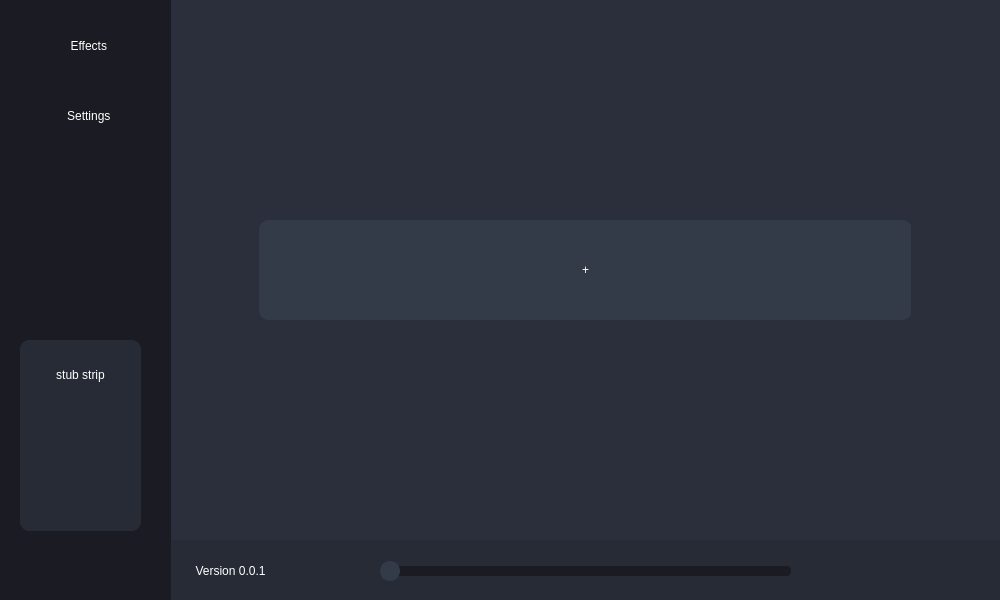
<?xml version="1.0" encoding="UTF-8"?>
<ui version="4.0">
 <author>Milan338</author>
 <class>Form</class>
 <widget class="QWidget" name="Form">
  <property name="geometry">
   <rect>
    <x>0</x>
    <y>0</y>
    <width>1000</width>
    <height>600</height>
   </rect>
  </property>
  <property name="sizePolicy">
   <sizepolicy hsizetype="Preferred" vsizetype="Minimum">
    <horstretch>0</horstretch>
    <verstretch>0</verstretch>
   </sizepolicy>
  </property>
  <property name="minimumSize">
   <size>
    <width>1000</width>
    <height>600</height>
   </size>
  </property>
  <property name="maximumSize">
   <size>
    <width>1000</width>
    <height>600</height>
   </size>
  </property>
  <property name="windowTitle">
   <string>Form</string>
  </property>
  <property name="styleSheet">
   <string notr="true">color: rgb(255, 255, 255);
background-color: rgb(43, 47, 59);</string>
  </property>
  <widget class="QPushButton" name="btn_menu_effects">
   <property name="geometry">
    <rect>
     <x>10</x>
     <y>20</y>
     <width>151</width>
     <height>51</height>
    </rect>
   </property>
   <property name="styleSheet">
    <string notr="true">QPushButton
{
	color: rgb(255, 255, 255);
	background-color: rgb(27, 27, 35);
	border-radius: 10px;
}

QPushButton:hover
{
	color: rgb(255, 255, 255);
	background-color: rgb(74, 74, 74);
	border-radius: 10px;
}

QPushButton:pressed 
{
	color: rgb(255, 255, 255);
	background-color: rgb(89, 89, 89);
	border-radius: 10px;
}</string>
   </property>
   <property name="text">
    <string>  Effects</string>
   </property>
   <property name="icon">
    <iconset>
     <normaloff>../assets/icons/ico_effects.png</normaloff>../assets/icons/ico_effects.png</iconset>
   </property>
   <property name="iconSize">
    <size>
     <width>20</width>
     <height>20</height>
    </size>
   </property>
  </widget>
  <widget class="QPushButton" name="btn_menu_settings">
   <property name="geometry">
    <rect>
     <x>10</x>
     <y>90</y>
     <width>151</width>
     <height>51</height>
    </rect>
   </property>
   <property name="styleSheet">
    <string notr="true">QPushButton
{
	color: rgb(255, 255, 255);
	background-color: rgb(27, 27, 35);
	border-radius: 10px;
}

QPushButton:hover
{
	color: rgb(255, 255, 255);
	background-color: rgb(74, 74, 74);
	border-radius: 10px;
}

QPushButton:pressed 
{
	color: rgb(255, 255, 255);
	background-color: rgb(89, 89, 89);
	border-radius: 10px;
}</string>
   </property>
   <property name="text">
    <string>  Settings</string>
   </property>
   <property name="icon">
    <iconset>
     <normaloff>../assets/icons/ico_settings.png</normaloff>../assets/icons/ico_settings.png</iconset>
   </property>
   <property name="iconSize">
    <size>
     <width>20</width>
     <height>20</height>
    </size>
   </property>
  </widget>
  <widget class="QWidget" name="bar_left" native="true">
   <property name="geometry">
    <rect>
     <x>0</x>
     <y>0</y>
     <width>171</width>
     <height>601</height>
    </rect>
   </property>
   <property name="styleSheet">
    <string notr="true">background-color: rgb(27, 27, 35);</string>
   </property>
   <layout class="QHBoxLayout" name="horizontalLayout"/>
  </widget>
  <widget class="QWidget" name="bar_bottom" native="true">
   <property name="geometry">
    <rect>
     <x>170</x>
     <y>540</y>
     <width>831</width>
     <height>61</height>
    </rect>
   </property>
   <property name="styleSheet">
    <string notr="true">background-color: rgb(39, 43, 54);</string>
   </property>
   <layout class="QHBoxLayout" name="horizontalLayout_5"/>
  </widget>
  <widget class="QPushButton" name="btn_effect_off">
   <property name="geometry">
    <rect>
     <x>950</x>
     <y>550</y>
     <width>41</width>
     <height>41</height>
    </rect>
   </property>
   <property name="styleSheet">
    <string notr="true">QPushButton
{
	background-color: rgb(39, 43, 54);
	border-radius: 10px;
}

QPushButton:hover
{
	background-color: rgb(51, 58, 72);
	border-radius: 10px;
}

QPushButton:pressed 
{
	background-color: rgb(51, 76, 100);
	border-radius: 10px;
}</string>
   </property>
   <property name="text">
    <string/>
   </property>
   <property name="icon">
    <iconset>
     <normaloff>../assets/icons/ico_power.png</normaloff>../assets/icons/ico_power.png</iconset>
   </property>
   <property name="iconSize">
    <size>
     <width>32</width>
     <height>32</height>
    </size>
   </property>
  </widget>
  <widget class="QPushButton" name="btn_device_information">
   <property name="geometry">
    <rect>
     <x>890</x>
     <y>550</y>
     <width>41</width>
     <height>41</height>
    </rect>
   </property>
   <property name="styleSheet">
    <string notr="true">QPushButton
{
	background-color: rgb(39, 43, 54);
	border-radius: 10px;
}

QPushButton:hover
{
	background-color: rgb(51, 58, 72);
	border-radius: 10px;
}

QPushButton:pressed 
{
	background-color: rgb(51, 76, 100);
	border-radius: 10px;
}</string>
   </property>
   <property name="text">
    <string/>
   </property>
   <property name="icon">
    <iconset>
     <normaloff>../assets/icons/ico_information.png</normaloff>../assets/icons/ico_information.png</iconset>
   </property>
   <property name="iconSize">
    <size>
     <width>32</width>
     <height>32</height>
    </size>
   </property>
  </widget>
  <widget class="QPushButton" name="btn_list_device">
   <property name="geometry">
    <rect>
     <x>30</x>
     <y>550</y>
     <width>41</width>
     <height>41</height>
    </rect>
   </property>
   <property name="styleSheet">
    <string notr="true">QPushButton
{
	background-color: rgb(27, 27, 35);
	border-radius: 10px;
}

QPushButton:hover
{
	background-color: rgb(74, 74, 74);
	border-radius: 10px;
}

QPushButton:pressed 
{
	background-color: rgb(89, 89, 89);
	border-radius: 10px;
}</string>
   </property>
   <property name="text">
    <string/>
   </property>
   <property name="icon">
    <iconset>
     <normaloff>../assets/icons/ico_devices.png</normaloff>../assets/icons/ico_devices.png</iconset>
   </property>
   <property name="iconSize">
    <size>
     <width>32</width>
     <height>32</height>
    </size>
   </property>
  </widget>
  <widget class="QPushButton" name="btn_list_strip">
   <property name="geometry">
    <rect>
     <x>100</x>
     <y>550</y>
     <width>41</width>
     <height>41</height>
    </rect>
   </property>
   <property name="styleSheet">
    <string notr="true">QPushButton
{
	background-color: rgb(27, 27, 35);
	border-radius: 10px;
}

QPushButton:hover
{
	background-color: rgb(74, 74, 74);
	border-radius: 10px;
}

QPushButton:pressed 
{
	background-color: rgb(89, 89, 89);
	border-radius: 10px;
}</string>
   </property>
   <property name="text">
    <string/>
   </property>
   <property name="icon">
    <iconset>
     <normaloff>../assets/icons/ico_strips.png</normaloff>../assets/icons/ico_strips.png</iconset>
   </property>
   <property name="iconSize">
    <size>
     <width>32</width>
     <height>32</height>
    </size>
   </property>
  </widget>
  <widget class="QPushButton" name="btn_device_debug">
   <property name="geometry">
    <rect>
     <x>830</x>
     <y>550</y>
     <width>41</width>
     <height>41</height>
    </rect>
   </property>
   <property name="styleSheet">
    <string notr="true">QPushButton
{
	background-color: rgb(39, 43, 54);
	border-radius: 10px;
}

QPushButton:hover
{
	background-color: rgb(51, 58, 72);
	border-radius: 10px;
}

QPushButton:pressed 
{
	background-color: rgb(51, 76, 100);
	border-radius: 10px;
}</string>
   </property>
   <property name="text">
    <string/>
   </property>
   <property name="icon">
    <iconset>
     <normaloff>../assets/icons/ico_debug.png</normaloff>../assets/icons/ico_debug.png</iconset>
   </property>
   <property name="iconSize">
    <size>
     <width>32</width>
     <height>32</height>
    </size>
   </property>
  </widget>
  <widget class="QStackedWidget" name="main_menus">
   <property name="geometry">
    <rect>
     <x>230</x>
     <y>0</y>
     <width>681</width>
     <height>541</height>
    </rect>
   </property>
   <property name="focusPolicy">
    <enum>Qt::NoFocus</enum>
   </property>
   <property name="styleSheet">
    <string notr="true"/>
   </property>
   <property name="currentIndex">
    <number>0</number>
   </property>
   <widget class="QWidget" name="menu_effects">
    <widget class="QScrollArea" name="effects_scroll_region">
     <property name="enabled">
      <bool>true</bool>
     </property>
     <property name="geometry">
      <rect>
       <x>20</x>
       <y>0</y>
       <width>671</width>
       <height>541</height>
      </rect>
     </property>
     <property name="sizePolicy">
      <sizepolicy hsizetype="Preferred" vsizetype="Preferred">
       <horstretch>0</horstretch>
       <verstretch>0</verstretch>
      </sizepolicy>
     </property>
     <property name="minimumSize">
      <size>
       <width>0</width>
       <height>0</height>
      </size>
     </property>
     <property name="layoutDirection">
      <enum>Qt::RightToLeft</enum>
     </property>
     <property name="styleSheet">
      <string notr="true">background-color: rgb(43, 47, 59);</string>
     </property>
     <property name="frameShape">
      <enum>QFrame::NoFrame</enum>
     </property>
     <property name="verticalScrollBarPolicy">
      <enum>Qt::ScrollBarAlwaysOff</enum>
     </property>
     <property name="horizontalScrollBarPolicy">
      <enum>Qt::ScrollBarAlwaysOff</enum>
     </property>
     <property name="sizeAdjustPolicy">
      <enum>QAbstractScrollArea::AdjustIgnored</enum>
     </property>
     <property name="widgetResizable">
      <bool>true</bool>
     </property>
     <widget class="QWidget" name="effects_scroll_region_widgets">
      <property name="geometry">
       <rect>
        <x>0</x>
        <y>0</y>
        <width>671</width>
        <height>541</height>
       </rect>
      </property>
      <property name="sizePolicy">
       <sizepolicy hsizetype="Preferred" vsizetype="Preferred">
        <horstretch>0</horstretch>
        <verstretch>0</verstretch>
       </sizepolicy>
      </property>
      <property name="minimumSize">
       <size>
        <width>0</width>
        <height>0</height>
       </size>
      </property>
      <layout class="QVBoxLayout" name="verticalLayout_2">
       <item>
        <layout class="QVBoxLayout" name="main_menu_button_layout"/>
       </item>
       <item>
        <spacer name="verticalSpacer_8">
         <property name="orientation">
          <enum>Qt::Vertical</enum>
         </property>
         <property name="sizeType">
          <enum>QSizePolicy::Fixed</enum>
         </property>
         <property name="sizeHint" stdset="0">
          <size>
           <width>20</width>
           <height>40</height>
          </size>
         </property>
        </spacer>
       </item>
       <item>
        <widget class="QPushButton" name="btn_menu_effect_new">
         <property name="sizePolicy">
          <sizepolicy hsizetype="Minimum" vsizetype="Minimum">
           <horstretch>0</horstretch>
           <verstretch>0</verstretch>
          </sizepolicy>
         </property>
         <property name="minimumSize">
          <size>
           <width>0</width>
           <height>100</height>
          </size>
         </property>
         <property name="maximumSize">
          <size>
           <width>700</width>
           <height>100</height>
          </size>
         </property>
         <property name="styleSheet">
          <string notr="true">QPushButton
{
	color: rgb(255, 255, 255);
	background-color: rgb(51, 58, 72);
	border-radius: 10px;
}

QPushButton:hover
{
	color: rgb(255, 255, 255);
	background-color: rgb(51, 76, 100);
	border-radius: 10px;
}

QPushButton:pressed 
{
	color: rgb(255, 255, 255);
	background-color: rgb(90, 164, 253);
	border-radius: 10px;
}</string>
         </property>
         <property name="text">
          <string>+</string>
         </property>
        </widget>
       </item>
       <item>
        <spacer name="verticalSpacer_9">
         <property name="orientation">
          <enum>Qt::Vertical</enum>
         </property>
         <property name="sizeType">
          <enum>QSizePolicy::Fixed</enum>
         </property>
         <property name="sizeHint" stdset="0">
          <size>
           <width>20</width>
           <height>40</height>
          </size>
         </property>
        </spacer>
       </item>
      </layout>
     </widget>
    </widget>
   </widget>
   <widget class="QWidget" name="menu_settings">
    <widget class="QScrollArea" name="effects_scroll_region_2">
     <property name="geometry">
      <rect>
       <x>20</x>
       <y>0</y>
       <width>671</width>
       <height>551</height>
      </rect>
     </property>
     <property name="layoutDirection">
      <enum>Qt::RightToLeft</enum>
     </property>
     <property name="styleSheet">
      <string notr="true">background-color: rgb(43, 47, 59);</string>
     </property>
     <property name="frameShape">
      <enum>QFrame::NoFrame</enum>
     </property>
     <property name="verticalScrollBarPolicy">
      <enum>Qt::ScrollBarAlwaysOff</enum>
     </property>
     <property name="horizontalScrollBarPolicy">
      <enum>Qt::ScrollBarAlwaysOff</enum>
     </property>
     <property name="widgetResizable">
      <bool>true</bool>
     </property>
     <widget class="QWidget" name="scrollAreaWidgetContents_3">
      <property name="geometry">
       <rect>
        <x>0</x>
        <y>0</y>
        <width>669</width>
        <height>666</height>
       </rect>
      </property>
      <layout class="QVBoxLayout" name="verticalLayout_3">
       <item>
        <spacer name="verticalSpacer_5">
         <property name="orientation">
          <enum>Qt::Vertical</enum>
         </property>
         <property name="sizeType">
          <enum>QSizePolicy::Fixed</enum>
         </property>
         <property name="sizeHint" stdset="0">
          <size>
           <width>20</width>
           <height>40</height>
          </size>
         </property>
        </spacer>
       </item>
       <item>
        <widget class="QWidget" name="settings_toggle_advanced" native="true">
         <property name="sizePolicy">
          <sizepolicy hsizetype="Preferred" vsizetype="Fixed">
           <horstretch>0</horstretch>
           <verstretch>0</verstretch>
          </sizepolicy>
         </property>
         <property name="minimumSize">
          <size>
           <width>0</width>
           <height>100</height>
          </size>
         </property>
         <property name="maximumSize">
          <size>
           <width>700</width>
           <height>100</height>
          </size>
         </property>
         <property name="styleSheet">
          <string notr="true">color: rgb(255, 255, 255);
background-color: rgb(39, 43, 54);
border-radius: 10px;</string>
         </property>
         <widget class="QWidget" name="horizontalLayoutWidget">
          <property name="geometry">
           <rect>
            <x>0</x>
            <y>3</y>
            <width>681</width>
            <height>102</height>
           </rect>
          </property>
          <layout class="QHBoxLayout" name="settings_toggle_advanced_layout">
           <property name="sizeConstraint">
            <enum>QLayout::SetMinAndMaxSize</enum>
           </property>
           <item>
            <spacer name="horizontalSpacer_4">
             <property name="orientation">
              <enum>Qt::Horizontal</enum>
             </property>
             <property name="sizeType">
              <enum>QSizePolicy::Fixed</enum>
             </property>
             <property name="sizeHint" stdset="0">
              <size>
               <width>100</width>
               <height>100</height>
              </size>
             </property>
            </spacer>
           </item>
           <item>
            <layout class="QHBoxLayout" name="tmp_layout_settings_advanced"/>
           </item>
           <item>
            <widget class="QLabel" name="label_settings_advanced">
             <property name="maximumSize">
              <size>
               <width>16777215</width>
               <height>100</height>
              </size>
             </property>
             <property name="text">
              <string>Advanced Mode</string>
             </property>
            </widget>
           </item>
           <item>
            <spacer name="horizontalSpacer">
             <property name="orientation">
              <enum>Qt::Horizontal</enum>
             </property>
             <property name="sizeType">
              <enum>QSizePolicy::Fixed</enum>
             </property>
             <property name="sizeHint" stdset="0">
              <size>
               <width>100</width>
               <height>100</height>
              </size>
             </property>
            </spacer>
           </item>
          </layout>
         </widget>
        </widget>
       </item>
       <item>
        <spacer name="verticalSpacer">
         <property name="orientation">
          <enum>Qt::Vertical</enum>
         </property>
         <property name="sizeType">
          <enum>QSizePolicy::Fixed</enum>
         </property>
         <property name="sizeHint" stdset="0">
          <size>
           <width>20</width>
           <height>40</height>
          </size>
         </property>
        </spacer>
       </item>
       <item>
        <widget class="QWidget" name="settings_toggle_update" native="true">
         <property name="sizePolicy">
          <sizepolicy hsizetype="Preferred" vsizetype="Fixed">
           <horstretch>0</horstretch>
           <verstretch>0</verstretch>
          </sizepolicy>
         </property>
         <property name="minimumSize">
          <size>
           <width>0</width>
           <height>100</height>
          </size>
         </property>
         <property name="maximumSize">
          <size>
           <width>700</width>
           <height>100</height>
          </size>
         </property>
         <property name="styleSheet">
          <string notr="true">color: rgb(255, 255, 255);
background-color: rgb(39, 43, 54);
border-radius: 10px;</string>
         </property>
         <widget class="QWidget" name="horizontalLayoutWidget_3">
          <property name="geometry">
           <rect>
            <x>0</x>
            <y>3</y>
            <width>681</width>
            <height>102</height>
           </rect>
          </property>
          <layout class="QHBoxLayout" name="settings_option_update_layout">
           <property name="sizeConstraint">
            <enum>QLayout::SetMinAndMaxSize</enum>
           </property>
           <item>
            <spacer name="horizontalSpacer_5">
             <property name="orientation">
              <enum>Qt::Horizontal</enum>
             </property>
             <property name="sizeType">
              <enum>QSizePolicy::Fixed</enum>
             </property>
             <property name="sizeHint" stdset="0">
              <size>
               <width>100</width>
               <height>100</height>
              </size>
             </property>
            </spacer>
           </item>
           <item>
            <layout class="QHBoxLayout" name="tmp_layout_settings_updates"/>
           </item>
           <item>
            <widget class="QLabel" name="label_settings_update">
             <property name="maximumSize">
              <size>
               <width>16777215</width>
               <height>100</height>
              </size>
             </property>
             <property name="text">
              <string>Check For Updates</string>
             </property>
            </widget>
           </item>
           <item>
            <spacer name="horizontalSpacer_3">
             <property name="orientation">
              <enum>Qt::Horizontal</enum>
             </property>
             <property name="sizeType">
              <enum>QSizePolicy::Fixed</enum>
             </property>
             <property name="sizeHint" stdset="0">
              <size>
               <width>100</width>
               <height>100</height>
              </size>
             </property>
            </spacer>
           </item>
          </layout>
         </widget>
        </widget>
       </item>
       <item>
        <spacer name="verticalSpacer_2">
         <property name="orientation">
          <enum>Qt::Vertical</enum>
         </property>
         <property name="sizeType">
          <enum>QSizePolicy::Fixed</enum>
         </property>
         <property name="sizeHint" stdset="0">
          <size>
           <width>20</width>
           <height>40</height>
          </size>
         </property>
        </spacer>
       </item>
       <item>
        <widget class="QPushButton" name="btn_support">
         <property name="sizePolicy">
          <sizepolicy hsizetype="Minimum" vsizetype="Fixed">
           <horstretch>0</horstretch>
           <verstretch>0</verstretch>
          </sizepolicy>
         </property>
         <property name="minimumSize">
          <size>
           <width>0</width>
           <height>100</height>
          </size>
         </property>
         <property name="maximumSize">
          <size>
           <width>700</width>
           <height>100</height>
          </size>
         </property>
         <property name="styleSheet">
          <string notr="true">QPushButton
{
	color: rgb(255, 255, 255);
	background-color: rgb(39, 43, 54);
	border-radius: 10px;
}

QPushButton:hover
{
	color: rgb(255, 255, 255);
	background-color: rgb(51, 76, 100);
	border-radius: 10px;
}

QPushButton:pressed 
{
	color: rgb(255, 255, 255);
	background-color: rgb(90, 164, 253);
	border-radius: 10px;
}</string>
         </property>
         <property name="text">
          <string>Support My Work</string>
         </property>
        </widget>
       </item>
       <item>
        <spacer name="verticalSpacer_4">
         <property name="orientation">
          <enum>Qt::Vertical</enum>
         </property>
         <property name="sizeType">
          <enum>QSizePolicy::Fixed</enum>
         </property>
         <property name="sizeHint" stdset="0">
          <size>
           <width>20</width>
           <height>40</height>
          </size>
         </property>
        </spacer>
       </item>
       <item>
        <widget class="QPushButton" name="btn_licenses">
         <property name="sizePolicy">
          <sizepolicy hsizetype="Minimum" vsizetype="Fixed">
           <horstretch>0</horstretch>
           <verstretch>0</verstretch>
          </sizepolicy>
         </property>
         <property name="minimumSize">
          <size>
           <width>0</width>
           <height>100</height>
          </size>
         </property>
         <property name="maximumSize">
          <size>
           <width>700</width>
           <height>100</height>
          </size>
         </property>
         <property name="styleSheet">
          <string notr="true">QPushButton
{
	color: rgb(255, 255, 255);
	background-color: rgb(39, 43, 54);
	border-radius: 10px;
}

QPushButton:hover
{
	color: rgb(255, 255, 255);
	background-color: rgb(51, 76, 100);
	border-radius: 10px;
}

QPushButton:pressed 
{
	color: rgb(255, 255, 255);
	background-color: rgb(90, 164, 253);
	border-radius: 10px;
}</string>
         </property>
         <property name="text">
          <string>Open Source Licenses</string>
         </property>
        </widget>
       </item>
       <item>
        <spacer name="verticalSpacer_3">
         <property name="orientation">
          <enum>Qt::Vertical</enum>
         </property>
         <property name="sizeType">
          <enum>QSizePolicy::Fixed</enum>
         </property>
         <property name="sizeHint" stdset="0">
          <size>
           <width>20</width>
           <height>40</height>
          </size>
         </property>
        </spacer>
       </item>
      </layout>
     </widget>
    </widget>
   </widget>
  </widget>
  <widget class="QStackedWidget" name="context_menus">
   <property name="geometry">
    <rect>
     <x>20</x>
     <y>340</y>
     <width>121</width>
     <height>191</height>
    </rect>
   </property>
   <property name="styleSheet">
    <string notr="true">background-color: rgb(27, 27, 35);</string>
   </property>
   <property name="currentIndex">
    <number>1</number>
   </property>
   <widget class="QWidget" name="context_device">
    <widget class="QScrollArea" name="context_devices">
     <property name="geometry">
      <rect>
       <x>0</x>
       <y>0</y>
       <width>121</width>
       <height>191</height>
      </rect>
     </property>
     <property name="styleSheet">
      <string notr="true">color: rgb(255, 255, 255);
background-color: rgb(39, 43, 54);
border-radius: 10px;
</string>
     </property>
     <property name="widgetResizable">
      <bool>true</bool>
     </property>
     <widget class="QWidget" name="scrollAreaWidgetContents_4">
      <property name="geometry">
       <rect>
        <x>0</x>
        <y>0</y>
        <width>119</width>
        <height>189</height>
       </rect>
      </property>
      <widget class="QPushButton" name="stub_device">
       <property name="geometry">
        <rect>
         <x>10</x>
         <y>20</y>
         <width>101</width>
         <height>30</height>
        </rect>
       </property>
       <property name="minimumSize">
        <size>
         <width>0</width>
         <height>30</height>
        </size>
       </property>
       <property name="maximumSize">
        <size>
         <width>16777215</width>
         <height>30</height>
        </size>
       </property>
       <property name="styleSheet">
        <string notr="true">QPushButton
{
	color: rgb(255, 255, 255);
	background-color: rgb(39, 43, 54);
	border-radius: 10px;
}

QPushButton:hover
{
	color: rgb(255, 255, 255);
	background-color: rgb(51, 76, 100);
	border-radius: 10px;
}

QPushButton:pressed 
{
	color: rgb(255, 255, 255);
	background-color: rgb(90, 164, 253);
	border-radius: 10px;
}</string>
       </property>
       <property name="text">
        <string>stub device</string>
       </property>
      </widget>
     </widget>
    </widget>
   </widget>
   <widget class="QWidget" name="context_strip">
    <widget class="QScrollArea" name="context_strips">
     <property name="geometry">
      <rect>
       <x>0</x>
       <y>0</y>
       <width>121</width>
       <height>191</height>
      </rect>
     </property>
     <property name="styleSheet">
      <string notr="true">color: rgb(255, 255, 255);
background-color: rgb(39, 43, 54);
border-radius: 10px;
</string>
     </property>
     <property name="widgetResizable">
      <bool>true</bool>
     </property>
     <widget class="QWidget" name="scrollAreaWidgetContents_5">
      <property name="geometry">
       <rect>
        <x>0</x>
        <y>0</y>
        <width>121</width>
        <height>191</height>
       </rect>
      </property>
      <widget class="QPushButton" name="stub_strip">
       <property name="geometry">
        <rect>
         <x>10</x>
         <y>20</y>
         <width>101</width>
         <height>30</height>
        </rect>
       </property>
       <property name="minimumSize">
        <size>
         <width>0</width>
         <height>30</height>
        </size>
       </property>
       <property name="maximumSize">
        <size>
         <width>16777215</width>
         <height>30</height>
        </size>
       </property>
       <property name="styleSheet">
        <string notr="true">QPushButton
{
	color: rgb(255, 255, 255);
	background-color: rgb(39, 43, 54);
	border-radius: 10px;
}

QPushButton:hover
{
	color: rgb(255, 255, 255);
	background-color: rgb(51, 76, 100);
	border-radius: 10px;
}

QPushButton:pressed 
{
	color: rgb(255, 255, 255);
	background-color: rgb(90, 164, 253);
	border-radius: 10px;
}</string>
       </property>
       <property name="text">
        <string>stub strip</string>
       </property>
      </widget>
     </widget>
    </widget>
   </widget>
  </widget>
  <widget class="QPushButton" name="btn_version">
   <property name="geometry">
    <rect>
     <x>180</x>
     <y>550</y>
     <width>101</width>
     <height>41</height>
    </rect>
   </property>
   <property name="styleSheet">
    <string notr="true">QPushButton
{
	color: rgb(255, 255, 255);
	background-color: rgb(39, 43, 54);
	border-radius: 10px;
}

QPushButton:hover
{
	color: rgb(255, 255, 255);
	background-color: rgb(51, 58, 72);
	border-radius: 10px;
}

QPushButton:pressed 
{
	color: rgb(255, 255, 255);
	background-color: rgb(51, 76, 100);
	border-radius: 10px;
}</string>
   </property>
   <property name="text">
    <string>Version 0.0.1</string>
   </property>
   <property name="iconSize">
    <size>
     <width>32</width>
     <height>32</height>
    </size>
   </property>
  </widget>
  <widget class="QSlider" name="slider_brightness">
   <property name="geometry">
    <rect>
     <x>380</x>
     <y>561</y>
     <width>411</width>
     <height>21</height>
    </rect>
   </property>
   <property name="toolTip">
    <string/>
   </property>
   <property name="toolTipDuration">
    <number>2</number>
   </property>
   <property name="statusTip">
    <string/>
   </property>
   <property name="whatsThis">
    <string/>
   </property>
   <property name="styleSheet">
    <string notr="true">QSlider
{
	background-color: rgb(39, 43, 54);
}

QSlider::groove:horizontal
{ 
	background-color: rgb(27, 27, 35);
	height: 10px; 
	border-radius: 4px;
}

QSlider::handle:horizontal
{ 
	background-color: rgb(51, 58, 72);
	border: 2px solid rgb(51, 58, 72);
	width: 16px; 
	height: 16px;
	line-height: 20px; 
	margin-top: -5px; 
	margin-bottom: -5px; 
	border-radius: 10px; 
}

QSlider::handle:horizontal:hover
{ 
	background-color: rgb(51, 76, 100);
	border: 2px solid rgb(51, 76, 100);
	width: 16px; 
	height: 16px;
	line-height: 20px; 
	margin-top: -5px; 
	margin-bottom: -5px; 
	border-radius: 10px; 
}

QSlider::handle:horizontal:pressed
{ 
	background-color: rgb(90, 164, 253);
	border: 2px solid rgb(90, 164, 253);
	width: 16px; 
	height: 16px;
	line-height: 20px; 
	margin-top: -5px; 
	margin-bottom: -5px; 
	border-radius: 10px;
}</string>
   </property>
   <property name="orientation">
    <enum>Qt::Horizontal</enum>
   </property>
  </widget>
  <zorder>main_menus</zorder>
  <zorder>bar_bottom</zorder>
  <zorder>bar_left</zorder>
  <zorder>btn_menu_effects</zorder>
  <zorder>btn_menu_settings</zorder>
  <zorder>btn_list_device</zorder>
  <zorder>btn_list_strip</zorder>
  <zorder>context_menus</zorder>
  <zorder>btn_version</zorder>
  <zorder>btn_device_debug</zorder>
  <zorder>btn_device_information</zorder>
  <zorder>btn_effect_off</zorder>
  <zorder>slider_brightness</zorder>
 </widget>
 <resources/>
 <connections/>
</ui>
